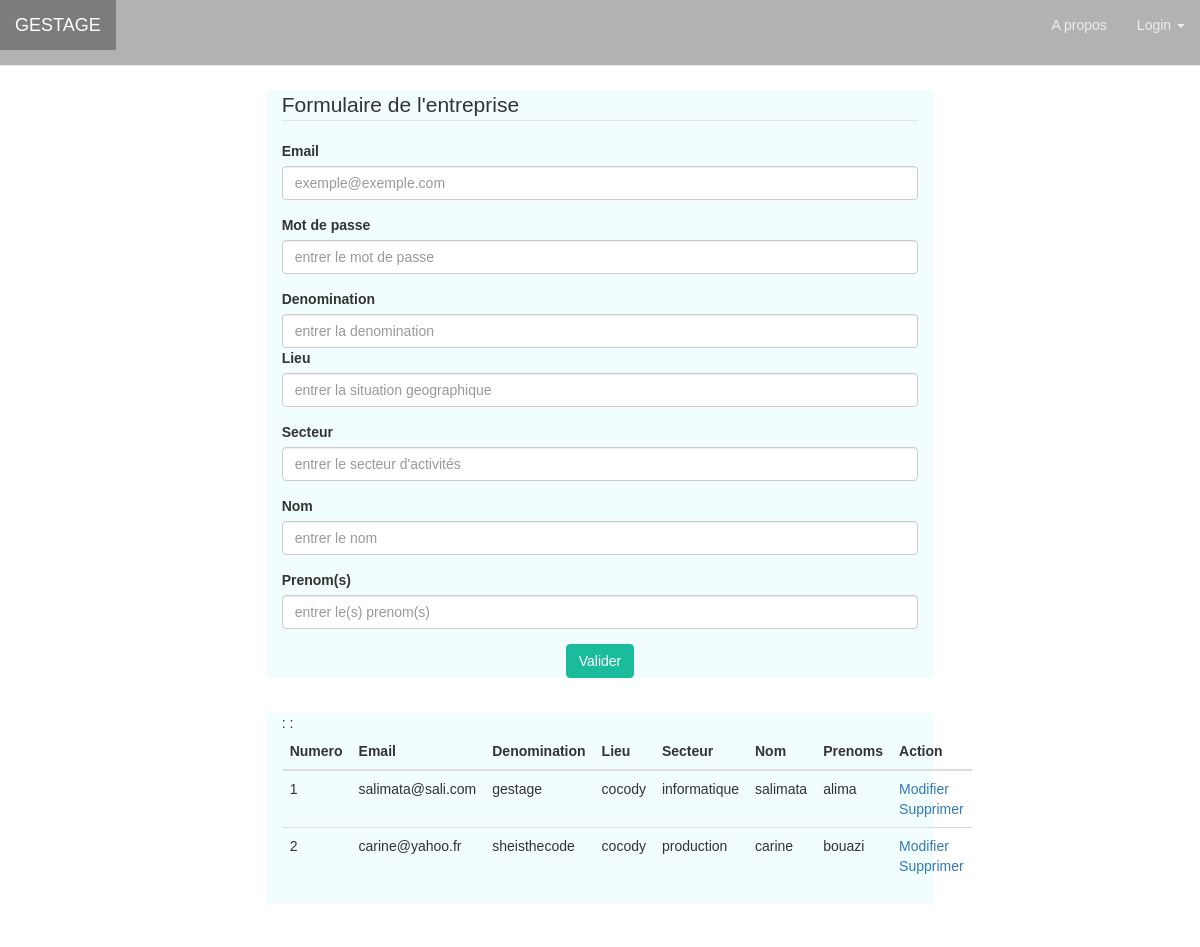
Screenshot of /entreprise.php with the database file from the repository.
### tables this page shows
CREATE TABLE `entreprise` (
  `id` int(20) NOT NULL,
  `email` varchar(50) NOT NULL,
  `mdp` varchar(50) NOT NULL,
  `denomination` varchar(50) NOT NULL,
  `lieu` varchar(50) NOT NULL,
  `secteur` varchar(50) NOT NULL,
  `nom` varchar(50) NOT NULL,
  `prenoms` varchar(50) NOT NULL
);

### entreprise.php (the view, shortened to what this page needs)
<?php include('connection.php');
?>
<!DOCTYPE html>
<html>
<head>
	<link rel="stylesheet" href="css/bootstrap.css" >
	<link rel="stylesheet" href="css/styles.css" >
</head>
<body>
<body style="background-color: white;">
		<div class="container-fluid">
			<div class="row">
				    <nav class="navbar navbar-default navbar-fixed-top navbar-transparent" role="navigation">
    <div class="container-fluid">
      <div class="navbar-header">
        <a class="navbar-brand" href="index.php">GESTAGE</a>
      </div>
        <div class="collapse navbar-collapse" id="bs-example-navbar-collapse-1">
          <ul class="nav navbar-nav navbar-right">
            <li><a href="index.php">
              A propos
            </a></li>
            <li class="dropdown">
              <a href="" class="dropdown-toggle" data-toggle="dropdown">Login
              <span class="caret"></span></a>
            </li>
          </ul>
        </div>
      </div>
    </div>
			</div>
		<div class="container">
			<div class="row">
				<div class="col-md-2"></div>
				<div class="col-md-8" style="background-color: #F1FDFE; margin-top: 30px;">
					<form action="" method="POST" role="form" enctype="multipart/form-data">
						<legend>Formulaire de l'entreprise</legend>
						<div class="form-group">
							<label for="">Email</label>
							<input name="email" type="email" value="<?php if (isset ($_GET['id'])) echo $dataU['email']; ?>" class="form-control" id="" placeholder="exemple@exemple.com"   required>
						</div>
						<div class="form-group">
							<label for="">Mot de passe</label>
							<input name="mdp" type="password" value="<?php if (isset ($_GET['id'])) echo $dataU['mdp']; ?>"  class="form-control" id="" placeholder="entrer le mot de passe" required>
						</div>
						<div class="form-group">
							<label for="">Denomination</label>
							<input name="denomination" type="text" value="<?php if (isset ($_GET['id'])) echo $dataU['denomination']; ?>"  class="form-control" id="" placeholder="entrer la denomination">
						<div class="form-group">
							<label for="">Lieu</label>
							<input name="lieu" type="text" value="<?php if (isset ($_GET['id'])) echo $dataU['lieu']; ?>"  class="form-control" id="" placeholder="entrer la situation geographique">
						</div>
						<div class="form-group">
							<label for="">Secteur</label>
							<input name="secteur" type="text" value="<?php if (isset ($_GET['id'])) echo $dataU['secteur']; ?>"  class="form-control" id="" placeholder="entrer le secteur d'activités">
						</div>
						<div class="form-group">
							<label for="">Nom</label>
							<input name="nom" type="text" value="<?php if (isset ($_GET['id'])) echo $dataU['nom']; ?>"  class="form-control" id="" placeholder="entrer le nom ">
						</div>
						<div class="form-group">
							<label for="">Prenom(s)</label>
							<input name="prenoms" type="text" value="<?php if (isset ($_GET['id'])) echo $dataU['prenoms']; ?>"  class="form-control" id="" placeholder="entrer le(s) prenom(s) ">
						</div>
						</div>
						<div style="text-align: center;">
						<button name="btnValider" type="submit" class="btn btn-primary">Valider</button>
						</div>
					</form>
				</div>
			</div>
<br>
			<div class="row">
				<div class="col-md-2"></div>
				<div class="col-md-8" style="background-color: #F1FDFE;">
				<table class="table">
					<thead>
						<tr>
							<th>Numero</th>
							<th>Email</th>
							<th>Denomination</th>
							<th>Lieu</th>
							<th>Secteur</th>
							<th>Nom</th>
							<th>Prenoms</th>
							<th>Action</th>
						</tr>
					</thead>
					<tbody>
						<?php
							$n=1;
							$list=" SELECT * FROM entreprise ";
							$res= mysqli_query($link,$list);
	while ($data = mysqli_fetch_array($res))
		{
						 ?>
						<tr>
							<td><?php echo $n; ?> </td>
							<td><?php echo $data['email']; ?></td>
							<td><?php echo $data['denomination']; ?></td>
							<td><?php echo $data['lieu']; ?></td>
							<td><?php echo $data['secteur']; ?></td>
							<td><?php echo $data['nom']; ?></td>:
							<td><?php echo $data['prenoms']; ?></td>
							<td>
								<a href="?id=<?php echo $data['id']; ?>">Modifier</a>
								<a href="?sup=<?php echo $data['id']; ?>">Supprimer</a>
							</td>
						</tr>
						<?php $n++;
						 } ?>
					</tbody>
				</table>
				</div>
			</div>
		</div>
	</body>
</body>
</html>

### css/styles.css (style rules this page uses)
body { margin: 0; margin-bottom: 100px; font-family: 'Varela Round', sans-serif; }
.container { max-width: 1000px; margin: 50px auto; }
.navbar-transparent { background-color: rgba(0, 0, 0, 0.2); }
.navbar-transparent .navbar-brand, .navbar-transparent .navbar-nav >li > a { color: #eeeeee; }
body { font-family: "Open-Sans", "Helvetica", "sans-serif"; padding-bottom: 200px; }
.btn-primary { background-color: #1abc9c; border-color: #1abc9c; }
.navbar-transparent { background-color: rgba(0, 0, 0, 0.3); }

### css/nav.css (style rules this page uses)
body { padding-top: 10px; background-color: lemonchiffon; }
.container { padding-right: 15px; padding-left: 15px; margin: auto; }
[class*="col"] { margin-bottom: 15px; }

### css/dropdown.css (style rules this page uses)
.dropdown { position: relative; display: inline-block; border-radius: 16px; }

### rows the page displays
entreprise: email "salimata@sali.com", denomination "gestage", lieu "cocody", secteur "informatique", nom "salimata", prenoms "alima"
entreprise: email "carine@yahoo.fr", denomination "sheisthecode", lieu "cocody", secteur "production", nom "carine", prenoms "bouazi"
